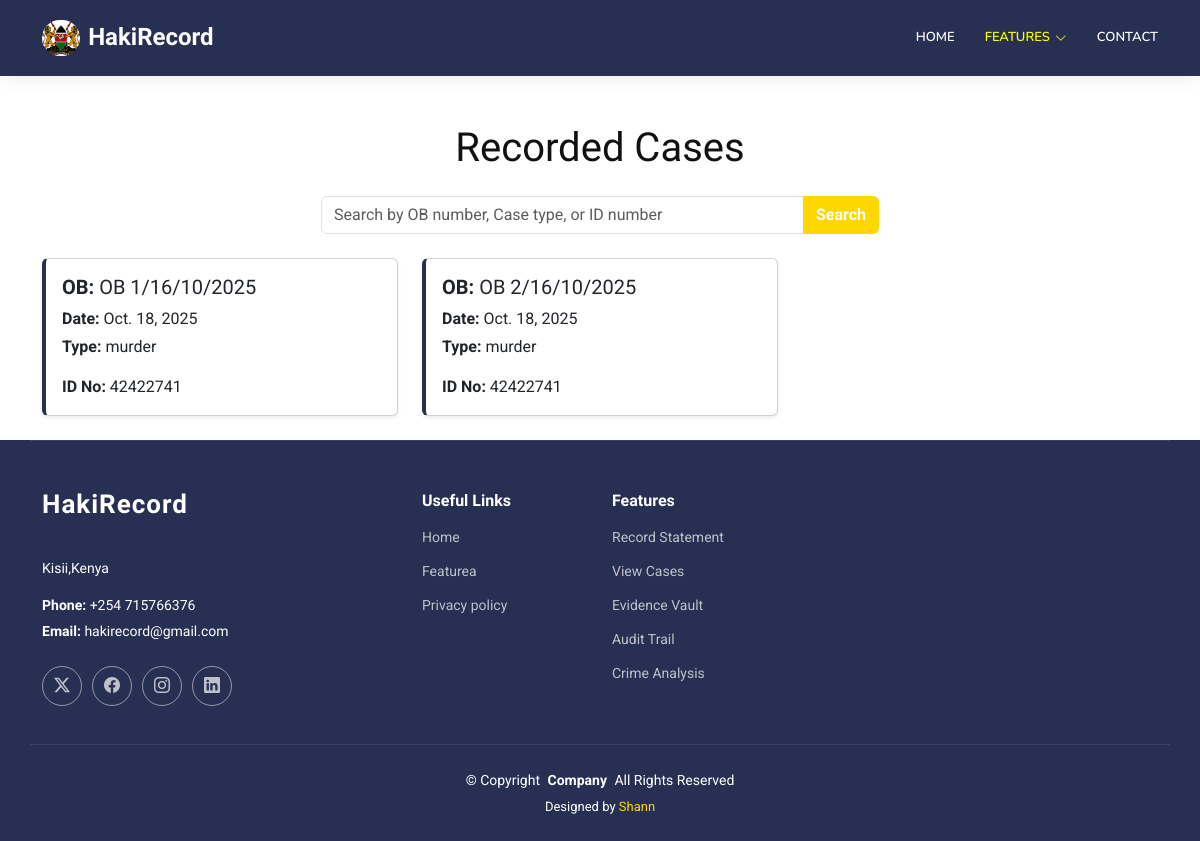
The app's page /cases/ (signed in), older data.
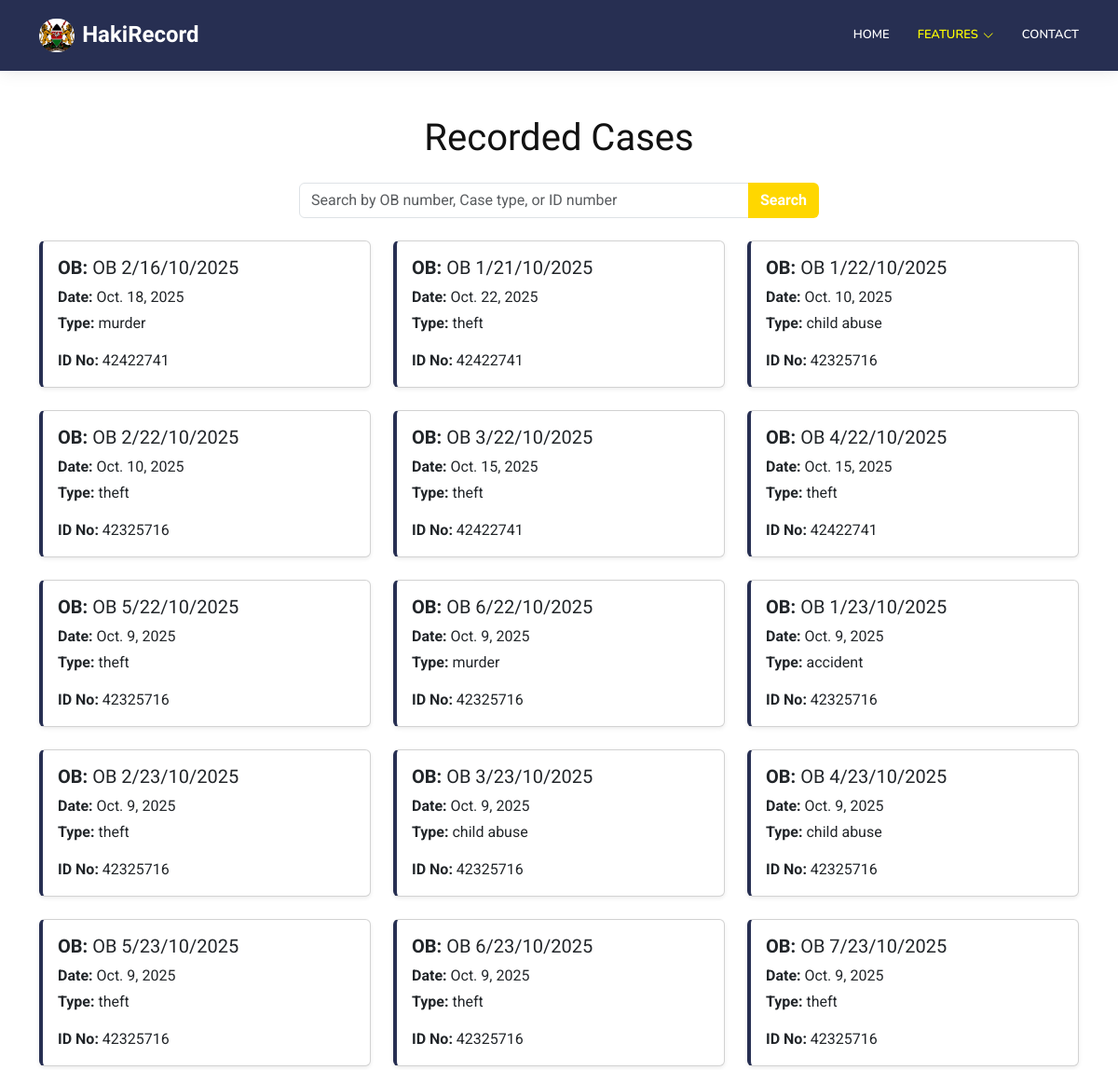
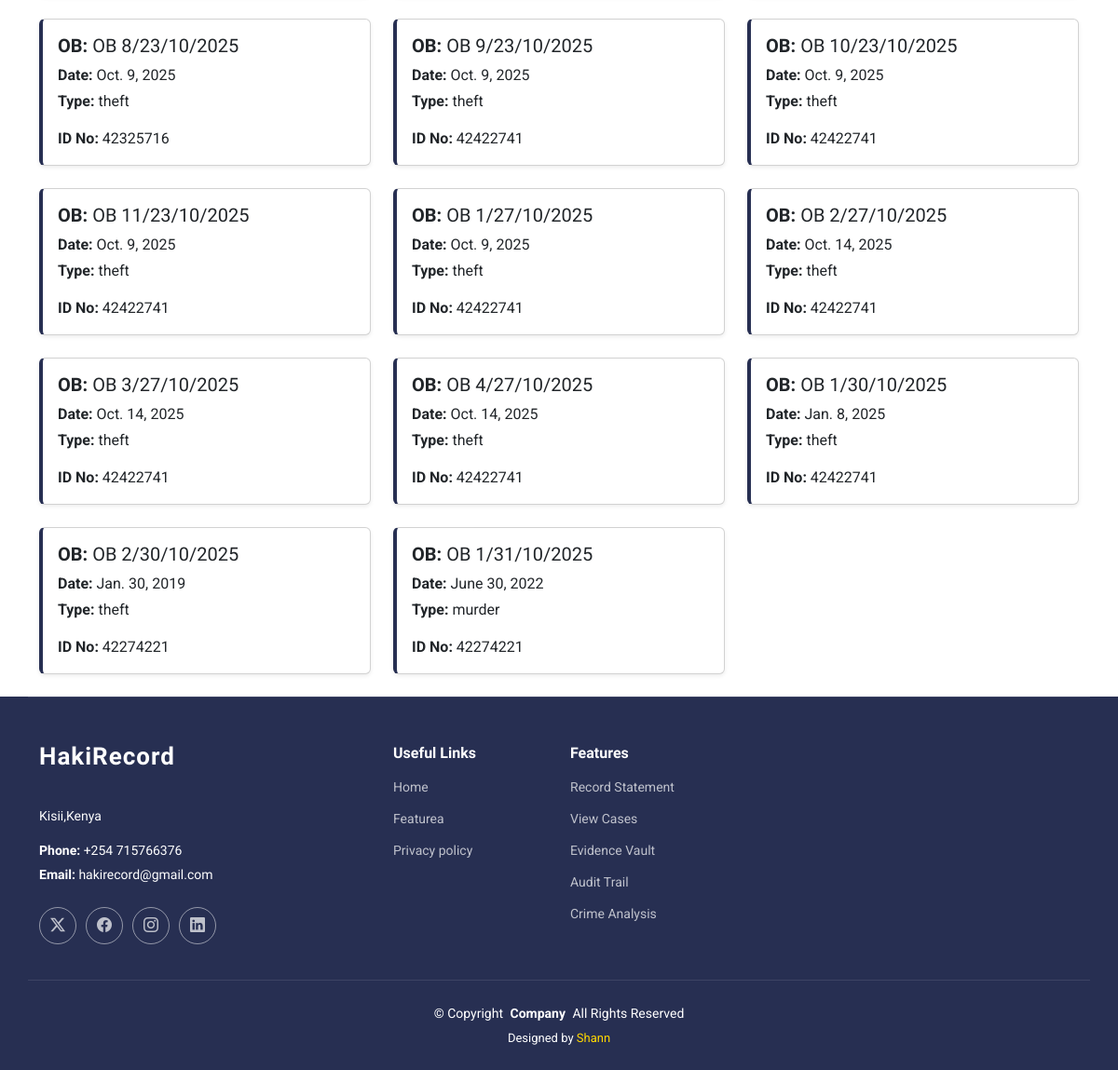
The same page, newer data (2 pictures, top to bottom).
### HakiRecordApp/models.py (models this page shows, shortened)
class Statement(models.Model):
    service_no = models.ForeignKey(User, on_delete=models.CASCADE)
    first_name=models.CharField(max_length=120)
    last_name=models.CharField(max_length=120)
    id_number=models.CharField(max_length=120)
    dob=models.CharField(max_length=120)
    address=models.CharField(max_length=120)
    phone_number=models.CharField(max_length=120)
    INCIDENT_TYPES = [
        ('theft', 'Theft'),
        ('murder', 'Murder'),
        ('child abuse', 'Child Abuse'),
        ('accident', 'Accident'),
    ]
    incident_type = models.CharField(max_length=20, choices=INCIDENT_TYPES)
    incident_location = models.CharField(max_length=255)
    incident_date = models.DateField()
    INCIDENT_TIMES = [
        ('morning', 'Morning'),
        ('afternoon', 'Afternoon'),
        ('evening', 'Evening'),
        ('night', 'Night'),
    ]
    incident_time = models.CharField(max_length=20, choices=INCIDENT_TIMES)
    suspect_description = models.TextField(blank=True, null=True)
    incident_evidence = models.FileField(upload_to='evidence/')
    incident_description = models.TextField(blank=True, null=True)
    ob_number = models.CharField(max_length=30, unique=True, blank=True)
    recorded_at = models.DateTimeField(auto_now_add=True)

### HakiRecordApp/views.py (the view)
# urls.py: path('cases/', views.view_cases, name='cases'),
@login_required(login_url='login')
def view_cases(request):
    query = request.GET.get('q')  # Get the search query from URL parameter
    if query:
        statements = Statement.objects.filter(
            Q(ob_number__icontains=query) |
            Q(incident_type__icontains=query) |
            Q(id_number__icontains=query)
        )
    else:
        statements = Statement.objects.all()
    return render(request, "view_statements.html", {"statements": statements, "query": query})

### HakiRecordApp/templates/view_statements.html (shortened to what this page needs)
{% load static %}
<!doctype html>
<html lang="en">
<head>
  <link href="{% static 'assets/vendor/bootstrap/css/bootstrap.min.css' %}" rel="stylesheet">
  <link href="{% static 'assets/vendor/bootstrap-icons/bootstrap-icons.css' %}" rel="stylesheet">
  <link href="{% static 'assets/vendor/aos/aos.css' %}" rel="stylesheet">
  <link href="{% static 'assets/vendor/glightbox/css/glightbox.min.css' %}" rel="stylesheet">
  <link href="{% static 'assets/vendor/swiper/swiper-bundle.min.css' %}" rel="stylesheet">
        <link href="https://cdn.jsdelivr.net/npm/bootstrap@5.3.8/dist/css/bootstrap.min.css" rel="stylesheet">
  <link href="{% static 'assets/css/main.css' %}" rel="stylesheet">
</head>
<body>
<header id="header" class="header d-flex align-items-center sticky-top">
    <div class="container position-relative d-flex align-items-center">
      <a href="index.html" class="logo d-flex align-items-center me-auto">
          <img src="{% static 'assets/img/logo.jpg' %}" alt="">
        <h1 class="sitename">HakiRecord</h1>
      </a>
      <nav id="navmenu" class="navmenu">
        <ul>
          <li><a href="{% url 'LandingPage' %}" >Home</a></li>
         <li class="dropdown"><a href="#" class="active"><span>Features</span> <i class="bi bi-chevron-down toggle-dropdown"></i></a>
                      <li><a href="{% url 'contact' %}">Contact</a></li>
        </ul>
      </nav>
    </div>
  </header>
<div class="container mt-5">
    <h1 class="mb-4 d-flex justify-content-center">Recorded Cases</h1>
<form method="GET" action="{% url 'cases' %}" class="mb-4 d-flex justify-content-center">
        <div class="input-group w-50">
            <input type="text" name="q" class="form-control" placeholder="Search by OB number, Case type, or ID number"
                   value="{{ query|default:'' }}">
            <button type="submit" class="btn" style="background-color: #ffd700; color:white; font-weight:bold;">Search</button>
        </div>
    </form>
    <div class="row">
        {% for statement in statements %}
        <div class="col-md-4 mb-4">
            <a href="{% url 'case_detail' statement.id %}" class="text-decoration-none text-dark">
                <div class="card shadow-sm case-card">
                    <div class="card-body">
                        <h5 class="card-title"><strong>OB:</strong> {{ statement.ob_number }}</h5>
                        <p class="card-text mb-1"><strong>Date:</strong> {{ statement.incident_date }}</p>
                        <p class="card-text"><strong>Type:</strong> {{ statement.incident_type }}</p>
                        <p class="card-text"><strong>ID No:</strong> {{ statement.id_number }}</p>
                    </div>
                </div>
            </a>
        </div>
        {% empty %}
        <p>No cases found matching your search.</p>
        {% endfor %}
    </div>
</div>
<footer id="footer" class="footer dark-background">
    <div class="container footer-top">
      <div class="row gy-4">
        <div class="col-lg-4 col-md-6 footer-about">
          <a href="index.html" class="logo d-flex align-items-center">
            <span class="{%  url 'LandingPage' %}">HakiRecord</span>
          </a>
          <div class="footer-contact pt-3">
            <p>Kisii,Kenya</p>
            <p class="mt-3"><strong>Phone:</strong> <span>+254 715766376</span></p>
            <p><strong>Email:</strong> <span>hakirecord@gmail.com</span></p>
          </div>
          <div class="social-links d-flex mt-4">
            <a href=""><i class="bi bi-twitter-x"></i></a>
            <a href=""><i class="bi bi-facebook"></i></a>
            <a href=""><i class="bi bi-instagram"></i></a>
            <a href=""><i class="bi bi-linkedin"></i></a>
          </div>
        </div>
        <div class="col-lg-2 col-md-3 footer-links">
          <h4>Useful Links</h4>
          <ul>
            <li><a href="{% url 'LandingPage' %}">Home</a></li>
            <li><a href="{% url 'LandingPage' %}#services">Featurea</a></li>
            <li><a href="#">Privacy policy</a></li>
          </ul>
        </div>
        <div class="col-lg-2 col-md-3 footer-links">
          <h4>Features</h4>
          <ul>
            <li><a href="{% url 'statement' %}">Record Statement</a></li>
            <li><a href="{% url 'cases' %}">View Cases</a></li>
            <li><a href="#">Evidence Vault</a></li>
            <li><a href="{% url 'recent_actions' %}">Audit Trail</a></li>
            <li><a href="#">Crime Analysis</a></li>
          </ul>
        </div>
      </div>
    </div>
    <div class="container copyright text-center mt-4">
      <p>© <span>Copyright</span> <strong class="px-1 sitename">Company</strong> <span>All Rights Reserved</span></p>
      <div class="credits">
        Designed by <a href="">Shann</a>
      </div>
    </div>
  </footer>
</body>
</html>

### HakiRecordApp/static/assets/css/main.css (style rules this page uses)
:root { --default-font: "Roboto", system-ui, -apple-system, "Segoe UI", Roboto, "Helvetica Neue", Arial, "Noto Sans", "Liberation Sans", sans-serif, "Apple Color Emoji", "Segoe UI Emoji", "Segoe UI Symbol", "Noto Color Emoji"; --heading-font: "Raleway", sans-serif; --nav-font: "Nunito", sans-serif; }
:root { --background-color: #ffffff; --default-color: #444444; --heading-color: #111111; --accent-color: #ffd700; --surface-color: #ffffff; --contrast-color: #ffffff; }
:root { --nav-color: #444444; --nav-hover-color: #ffd700; --nav-mobile-background-color: #ffffff; --nav-dropdown-background-color: #ffffff; --nav-dropdown-color: #444444; --nav-dropdown-hover-color: #ffd700; }
.dark-background { --background-color: #272f52; --default-color: #ffffff; --heading-color: #ffffff; --surface-color: #252525; --contrast-color: #ffffff; }
:root { scroll-behavior: smooth; }
body { color: var(--default-color); background-color: var(--background-color); font-family: var(--default-font); }
a { color: var(--accent-color); text-decoration: none; transition: 0.3s; }
h1, h2, h3, h4, h5, h6 { color: var(--heading-color); font-family: var(--heading-font); }
.header { color: var(--default-color); background-color:#272f52; padding: 10px 0; transition: all 0.5s; z-index: 997; box-shadow: 0px 0 18px rgba(0, 0, 0, 0.1); }
.header .logo { line-height: 1; }
.header .logo img { max-height: 36px; margin-right: 8px; border-radius: 50px; }
.header .logo h1 { font-size: 26px; margin: 0; font-weight: 700; color: white; }
@media (max-width: 1200px) { .header .logo { order: 1; } }
@media (max-width: 1200px) { .header .logo h1 { font-size: 24px; } }
@media (max-width: 1200px) { .header .navmenu { order: 3; } }
@media (min-width: 1200px) { .navmenu { padding: 0; } }
@media (min-width: 1200px) { .navmenu ul { margin: 0; padding: 0; display: flex; list-style: none; align-items: center; } }
@media (min-width: 1200px) { .navmenu li { position: relative; } }
@media (min-width: 1200px) { .navmenu a, .navmenu a:focus { color: white; padding: 18px 15px; font-size: 13px; font-family: var(--nav-font); text-transform: uppercase; font-weight: 600; display: flex; align-items: center; justify-content: space-between; white-space: nowrap; transition: 0.3s; } }
@media (min-width: 1200px) { .navmenu a i, .navmenu a:focus i { font-size: 12px; line-height: 0; margin-left: 5px; transition: 0.3s; } }
@media (min-width: 1200px) { .navmenu li:last-child a { padding-right: 0; } }
@media (min-width: 1200px) { .navmenu li:hover>a, .navmenu .active, .navmenu .active:focus { color: yellow; } }
.footer { color: var(--default-color); background-color: var(--background-color); font-size: 14px; position: relative; }
.footer .footer-top { padding-top: 50px; border-top: 1px solid color-mix(in srgb, var(--default-color), transparent 90%); }
.footer .footer-about .logo { line-height: 1; margin-bottom: 25px; }
.footer .footer-about .logo span { font-size: 26px; font-weight: 700; letter-spacing: 1px; font-family: var(--heading-font); color: var(--heading-color); }
.footer .footer-about p { font-size: 14px; font-family: var(--heading-font); }
.footer .social-links a { display: flex; align-items: center; justify-content: center; width: 40px; height: 40px; border-radius: 50%; border: 1px solid color-mix(in srgb, var(--default-color), transparent 50%); font-size: 16px; color: color-mix(in srgb, var(--default-color), transparent 30%); margin-right: 10px; transition: 0.3s; }
.footer h4 { font-size: 16px; font-weight: bold; position: relative; padding-bottom: 12px; }
.footer .footer-links { margin-bottom: 30px; }
.footer .footer-links ul { list-style: none; padding: 0; margin: 0; }
.footer .footer-links ul li { padding: 10px 0; display: flex; align-items: center; }
.footer .footer-links ul li:first-child { padding-top: 0; }
.footer .footer-links ul a { color: color-mix(in srgb, var(--default-color), transparent 30%); display: inline-block; line-height: 1; }
.footer .footer-contact p { margin-bottom: 5px; }
.footer .copyright { padding: 25px 0; border-top: 1px solid color-mix(in srgb, var(--default-color), transparent 90%); }
.footer .copyright p { margin-bottom: 0; }
.footer .credits { margin-top: 6px; font-size: 13px; }

### HakiRecordApp/templates/view_statements.html (style rules this page uses)
.case-card { border-left: 4px solid #272f52; transition: all 0.3s ease; }

Row changes from the older to the newer data that the page shows:
removed Statement: ob_number "OB 1/16/10/2025", incident_date "Oct. 18, 2025", incident_type "murder", id_number "42422741"
added Statement: ob_number "OB 1/21/10/2025", incident_date "Oct. 22, 2025", incident_type "theft", id_number "42422741"
added Statement: ob_number "OB 1/22/10/2025", incident_date "Oct. 10, 2025", incident_type "child abuse", id_number "42325716"
added Statement: ob_number "OB 2/22/10/2025", incident_date "Oct. 10, 2025", incident_type "theft", id_number "42325716"
added Statement: ob_number "OB 3/22/10/2025", incident_date "Oct. 15, 2025", incident_type "theft", id_number "42422741"
added Statement: ob_number "OB 4/22/10/2025", incident_date "Oct. 15, 2025", incident_type "theft", id_number "42422741"
added Statement: ob_number "OB 5/22/10/2025", incident_date "Oct. 9, 2025", incident_type "theft", id_number "42325716"
added Statement: ob_number "OB 6/22/10/2025", incident_date "Oct. 9, 2025", incident_type "murder", id_number "42325716"
added Statement: ob_number "OB 1/23/10/2025", incident_date "Oct. 9, 2025", incident_type "accident", id_number "42325716"
added Statement: ob_number "OB 2/23/10/2025", incident_date "Oct. 9, 2025", incident_type "theft", id_number "42325716"
added Statement: ob_number "OB 3/23/10/2025", incident_date "Oct. 9, 2025", incident_type "child abuse", id_number "42325716"
added Statement: ob_number "OB 4/23/10/2025", incident_date "Oct. 9, 2025", incident_type "child abuse", id_number "42325716"
added Statement: ob_number "OB 5/23/10/2025", incident_date "Oct. 9, 2025", incident_type "theft", id_number "42325716"
added Statement: ob_number "OB 6/23/10/2025", incident_date "Oct. 9, 2025", incident_type "theft", id_number "42325716"
added Statement: ob_number "OB 7/23/10/2025", incident_date "Oct. 9, 2025", incident_type "theft", id_number "42325716"
added Statement: ob_number "OB 8/23/10/2025", incident_date "Oct. 9, 2025", incident_type "theft", id_number "42325716"
added Statement: ob_number "OB 9/23/10/2025", incident_date "Oct. 9, 2025", incident_type "theft", id_number "42422741"
added Statement: ob_number "OB 10/23/10/2025", incident_date "Oct. 9, 2025", incident_type "theft", id_number "42422741"
added Statement: ob_number "OB 11/23/10/2025", incident_date "Oct. 9, 2025", incident_type "theft", id_number "42422741"
added Statement: ob_number "OB 1/27/10/2025", incident_date "Oct. 9, 2025", incident_type "theft", id_number "42422741"
added Statement: ob_number "OB 2/27/10/2025", incident_date "Oct. 14, 2025", incident_type "theft", id_number "42422741"
added Statement: ob_number "OB 3/27/10/2025", incident_date "Oct. 14, 2025", incident_type "theft", id_number "42422741"
added Statement: ob_number "OB 4/27/10/2025", incident_date "Oct. 14, 2025", incident_type "theft", id_number "42422741"
added Statement: ob_number "OB 1/30/10/2025", incident_date "Jan. 8, 2025", incident_type "theft", id_number "42422741"
added Statement: ob_number "OB 2/30/10/2025", incident_date "Jan. 30, 2019", incident_type "theft", id_number "42274221"
added Statement: ob_number "OB 1/31/10/2025", incident_date "June 30, 2022", incident_type "murder", id_number "42274221"
